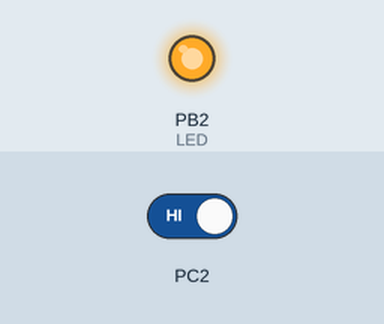
Recording of a program running on a simulated ATmega328P, built with avr-gcc and emulated at 16 MHz. Shown: output pins drawn as LEDs (lit = HIGH). The inputs (shaded band) are chosen by the test bench; at power-on: PC2 HIGH.

Above: at 1.2 s.
1.3 s: PC2 driven LOW
At 1.9 s:
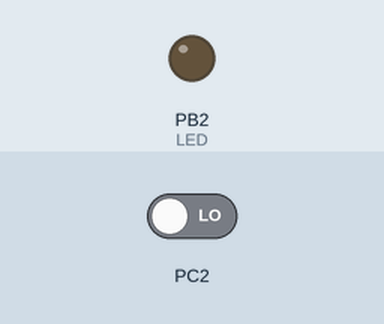
2.8 s: PC2 driven HIGH
At 5.0 s:
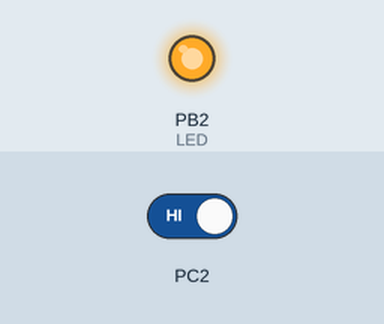
Timing chart, 0 to 6.5 s (numbered marks = the images above; inputs shaded):
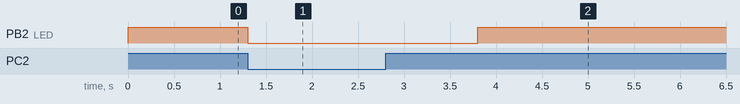

Measured:
- after the input at 1.3 s, PB2 (LED): HIGH → LOW at once
- after the input at 2.8 s, PB2 (LED): LOW → HIGH after 1.0 s

The program:

main.c
```c
//DA2AT2C.c


#define F_CPU 16000000UL        //sets CPU clock speed
#include <avr/io.h>
#include <util/delay.h>


int main(void)
{
	DDRB |= (1<<2);                    //sets pb2 as input
	PORTB |= (1<<2);                   //sets pb2 to high for LED
	DDRC &= (0<<2);                    //sets PC2 to input
	PORTC |= (0<<2);                   //sets PC2 to low 0

	while (1)                          //while loop continuously checking
	{
		if (!(PINC & (1 << PINC2)))    //if pinc2 was pressed then released
		{
			PORTB &= ~(1<<2);          //then portb2 led is on
			_delay_ms(1250);           //delays for 1.250 secs while on
		}
		else
		{
			PORTB |= (1<<2);           //toggles pb2 led
		}
	}
	return 0;
}
```
